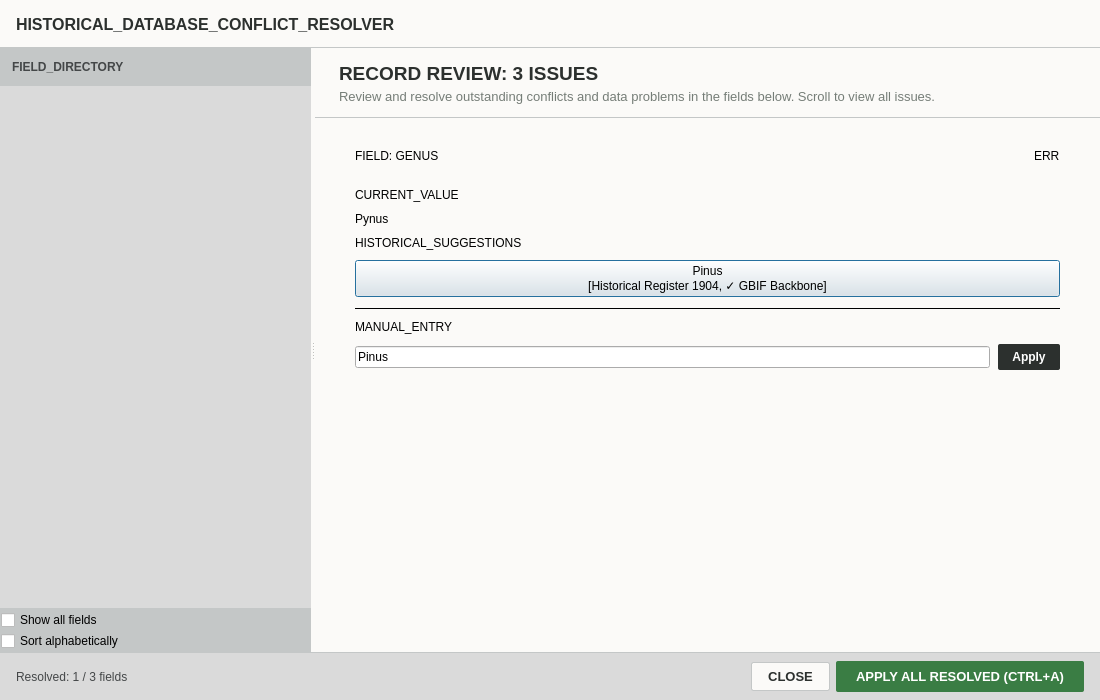
<?xml version="1.0" encoding="UTF-8"?>
<ui version="4.0">
 <class>HistoricalConflictResolver</class>
 <widget class="QDialog" name="HistoricalConflictResolver">
  <property name="geometry">
   <rect>
    <x>0</x>
    <y>0</y>
    <width>1100</width>
    <height>700</height>
   </rect>
  </property>
  <property name="minimumSize">
   <size>
    <width>840</width>
    <height>540</height>
   </size>
  </property>
  <property name="windowTitle">
   <string>Historical Database Conflict Resolver</string>
  </property>
  <property name="styleSheet">
   <string notr="true">QDialog#HistoricalConflictResolver {
    background-color: #fbfaf8;
}
QFrame#header_frame {
    background-color: #fbfaf8;
    border-bottom: 1px solid #c4c7c7;
}
QLabel#lbl_main_title {
    color: #2c302e;
    font-family: &quot;JetBrains Mono&quot;, &quot;Consolas&quot;, monospace;
    font-size: 12pt;
    font-weight: bold;
}
QFrame#sidebar_frame {
    background-color: #dadada;
    border-right: 1px solid #c4c7c7;
}
QFrame#dir_header_frame {
    background-color: #c4c7c7;
}
QLabel#lbl_dir_title {
    color: #444748;
    font-family: &quot;JetBrains Mono&quot;, &quot;Consolas&quot;, monospace;
    font-size: 9pt;
    font-weight: bold;
}
QListWidget#list_field_directory {
    background-color: #dadada;
    border: none;
    font-family: &quot;JetBrains Mono&quot;, &quot;Consolas&quot;, monospace;
    font-size: 9pt;
}
QListWidget#list_field_directory::item {
    background-color: #fbfaf8;
    border-bottom: 1px solid #c4c7c7;
    padding: 10px 12px;
    margin-bottom: 1px;
}
QListWidget#list_field_directory::item:selected {
    background-color: #e9ece5;
    color: #000000;
}
QFrame#sidebar_bottom_frame {
    background-color: #c4c7c7;
    border-top: 1px solid #c4c7c7;
}
QCheckBox.sidebar-chk {
    background-color: #fbfaf8;
    color: #2c302e;
    font-family: &quot;Segoe UI&quot;, &quot;Inter&quot;;
    font-size: 9pt;
    font-weight: bold;
    padding: 6px 10px;
    border-bottom: 1px solid #c4c7c7;
}
QFrame#context_header_frame {
    background-color: #fbfaf8;
    border-bottom: 1px solid #c4c7c7;
}
QLabel#lbl_issue_count {
    color: #2c302e;
    font-family: &quot;Segoe UI&quot;, &quot;Inter&quot;;
    font-size: 14pt;
    font-weight: bold;
}
QLabel#lbl_issue_subtitle {
    color: #757d77;
    font-family: &quot;Segoe UI&quot;, &quot;Inter&quot;;
    font-size: 9.5pt;
}
QScrollArea#scroll_cards_area {
    background-color: #fbfaf8;
    border: none;
}
QWidget#cards_container {
    background-color: #fbfaf8;
}
QFrame.conflict-card {
    background-color: #ffffff;
    border: 1px solid #c4c7c7;
    border-radius: 2px;
}
QFrame.card-title-bar-err {
    background-color: #c93a40;
}
QFrame.card-title-bar-ukn {
    background-color: #d9a036;
}
QFrame.card-title-bar-cfct {
    background-color: #4a7b9d;
}
QLabel.card-title-text {
    color: #ffffff;
    font-family: &quot;Segoe UI&quot;, &quot;Inter&quot;;
    font-size: 9.5pt;
    font-weight: bold;
}
QLabel.card-code-text {
    color: #ffffff;
    font-family: &quot;JetBrains Mono&quot;, monospace;
    font-size: 8.5pt;
    font-weight: bold;
}
QLabel.section-tag {
    color: #757d77;
    font-family: &quot;JetBrains Mono&quot;, &quot;Consolas&quot;, monospace;
    font-size: 8pt;
    font-weight: bold;
}
QFrame.value-display-box {
    background-color: #ffffff;
    border: 1px solid #c4c7c7;
    border-radius: 2px;
}
QLabel.value-text {
    font-family: &quot;JetBrains Mono&quot;, monospace;
    font-size: 9.5pt;
    color: #2c302e;
    padding: 6px 10px;
}
QPushButton.chip-btn {
    background-color: #fbfaf8;
    color: #2c302e;
    font-family: &quot;JetBrains Mono&quot;, monospace;
    font-size: 9pt;
    border: 1px solid #c4c7c7;
    border-radius: 2px;
    padding: 8px 12px;
    text-align: left;
}
QPushButton.chip-btn:hover {
    background-color: #e9ece5;
    border-color: #000000;
}
QLineEdit.manual-entry {
    background-color: #ffffff;
    color: #2c302e;
    font-family: &quot;JetBrains Mono&quot;, monospace;
    font-size: 9.5pt;
    border: 1px solid #c4c7c7;
    border-radius: 2px;
    padding: 6px 8px;
}
QPushButton#btn_apply_single {
    background-color: #2c302e;
    color: #ffffff;
    font-family: &quot;Segoe UI&quot;, &quot;Inter&quot;;
    font-size: 9pt;
    font-weight: bold;
    border: none;
    border-radius: 2px;
    padding: 6px 14px;
}
QPushButton#btn_apply_single:hover {
    background-color: #3d4240;
}
QFrame#footer_frame {
    background-color: #dadada;
    border-top: 1px solid #c4c7c7;
}
QLabel#lbl_stats {
    color: #444748;
    font-family: &quot;JetBrains Mono&quot;, monospace;
    font-size: 9pt;
}
QPushButton#btn_close {
    background-color: #fbfaf8;
    color: #2c302e;
    font-family: &quot;Segoe UI&quot;, &quot;Inter&quot;;
    font-size: 9.5pt;
    font-weight: bold;
    border: 1px solid #c4c7c7;
    border-radius: 2px;
    padding: 6px 16px;
}
QPushButton#btn_close:hover {
    background-color: #e9ece5;
}
QPushButton#btn_apply_all {
    background-color: #3a7d44;
    color: #ffffff;
    font-family: &quot;Segoe UI&quot;, &quot;Inter&quot;;
    font-size: 9.5pt;
    font-weight: bold;
    border: none;
    border-radius: 2px;
    padding: 8px 20px;
}
QPushButton#btn_apply_all:hover {
    background-color: #2d6236;
}</string>
  </property>
  <layout class="QVBoxLayout" name="root_vlayout">
   <property name="spacing">
    <number>0</number>
   </property>
   <property name="leftMargin">
    <number>0</number>
   </property>
   <property name="topMargin">
    <number>0</number>
   </property>
   <property name="rightMargin">
    <number>0</number>
   </property>
   <property name="bottomMargin">
    <number>0</number>
   </property>
   <item>
    <widget class="QFrame" name="header_frame">
     <property name="minimumSize">
      <size>
       <width>0</width>
       <height>48</height>
      </size>
     </property>
     <property name="maximumSize">
      <size>
       <width>16777215</width>
       <height>48</height>
      </size>
     </property>
     <property name="frameShape">
      <enum>QFrame::NoFrame</enum>
     </property>
     <layout class="QHBoxLayout" name="header_hlayout">
      <property name="leftMargin">
       <number>16</number>
      </property>
      <property name="topMargin">
       <number>8</number>
      </property>
      <property name="rightMargin">
       <number>16</number>
      </property>
      <property name="bottomMargin">
       <number>8</number>
      </property>
      <item>
       <widget class="QLabel" name="lbl_main_title">
        <property name="text">
         <string>HISTORICAL_DATABASE_CONFLICT_RESOLVER</string>
        </property>
       </widget>
      </item>
     </layout>
    </widget>
   </item>
   <item>
    <widget class="QSplitter" name="main_splitter">
     <property name="orientation">
      <enum>Qt::Horizontal</enum>
     </property>
     <property name="childrenCollapsible">
      <bool>false</bool>
     </property>
     <widget class="QFrame" name="sidebar_frame">
      <property name="minimumSize">
       <size>
        <width>260</width>
        <height>0</height>
       </size>
      </property>
      <property name="maximumSize">
       <size>
        <width>320</width>
        <height>16777215</height>
       </size>
      </property>
      <layout class="QVBoxLayout" name="sidebar_vlayout">
       <property name="spacing">
        <number>0</number>
       </property>
       <property name="leftMargin">
        <number>0</number>
       </property>
       <property name="topMargin">
        <number>0</number>
       </property>
       <property name="rightMargin">
        <number>0</number>
       </property>
       <property name="bottomMargin">
        <number>0</number>
       </property>
       <item>
        <widget class="QFrame" name="dir_header_frame">
         <property name="minimumSize">
          <size>
           <width>0</width>
           <height>38</height>
          </size>
         </property>
         <property name="maximumSize">
          <size>
           <width>16777215</width>
           <height>38</height>
          </size>
         </property>
         <layout class="QHBoxLayout" name="dir_header_layout">
          <property name="leftMargin">
           <number>12</number>
          </property>
          <property name="topMargin">
           <number>6</number>
          </property>
          <property name="rightMargin">
           <number>12</number>
          </property>
          <property name="bottomMargin">
           <number>6</number>
          </property>
          <item>
           <widget class="QLabel" name="lbl_dir_title">
            <property name="text">
             <string>FIELD_DIRECTORY</string>
            </property>
           </widget>
          </item>
         </layout>
        </widget>
       </item>
       <item>
        <widget class="QListWidget" name="list_field_directory"/>
       </item>
       <item>
        <widget class="QFrame" name="sidebar_bottom_frame">
         <layout class="QVBoxLayout" name="sidebar_bottom_layout">
          <property name="spacing">
           <number>1</number>
          </property>
          <property name="leftMargin">
           <number>1</number>
          </property>
          <property name="topMargin">
           <number>1</number>
          </property>
          <property name="rightMargin">
           <number>1</number>
          </property>
          <property name="bottomMargin">
           <number>1</number>
          </property>
          <item>
           <widget class="QCheckBox" name="chk_show_all">
            <property name="cursor">
             <cursorShape>PointingHandCursor</cursorShape>
            </property>
            <property name="text">
             <string>Show all fields</string>
            </property>
            <property name="class" stdset="0">
             <string>sidebar-chk</string>
            </property>
           </widget>
          </item>
          <item>
           <widget class="QCheckBox" name="chk_sort_alpha">
            <property name="cursor">
             <cursorShape>PointingHandCursor</cursorShape>
            </property>
            <property name="text">
             <string>Sort alphabetically</string>
            </property>
            <property name="class" stdset="0">
             <string>sidebar-chk</string>
            </property>
           </widget>
          </item>
         </layout>
        </widget>
       </item>
      </layout>
     </widget>
     <widget class="QWidget" name="right_area" native="true">
      <layout class="QVBoxLayout" name="right_vlayout">
       <property name="spacing">
        <number>0</number>
       </property>
       <property name="leftMargin">
        <number>0</number>
       </property>
       <property name="topMargin">
        <number>0</number>
       </property>
       <property name="rightMargin">
        <number>0</number>
       </property>
       <property name="bottomMargin">
        <number>0</number>
       </property>
       <item>
        <widget class="QFrame" name="context_header_frame">
         <layout class="QVBoxLayout" name="ctx_header_layout">
          <property name="spacing">
           <number>4</number>
          </property>
          <property name="leftMargin">
           <number>24</number>
          </property>
          <property name="topMargin">
           <number>14</number>
          </property>
          <property name="rightMargin">
           <number>24</number>
          </property>
          <property name="bottomMargin">
           <number>14</number>
          </property>
          <item>
           <widget class="QLabel" name="lbl_issue_count">
            <property name="text">
             <string>RECORD REVIEW: 3 ISSUES</string>
            </property>
           </widget>
          </item>
          <item>
           <widget class="QLabel" name="lbl_issue_subtitle">
            <property name="text">
             <string>Review and resolve outstanding conflicts and data problems in the fields below. Scroll to view all issues.</string>
            </property>
           </widget>
          </item>
         </layout>
        </widget>
       </item>
       <item>
        <widget class="QScrollArea" name="scroll_cards_area">
         <property name="widgetResizable">
          <bool>true</bool>
         </property>
         <widget class="QWidget" name="cards_container">
          <property name="geometry">
           <rect>
            <x>0</x>
            <y>0</y>
            <width>800</width>
            <height>600</height>
           </rect>
          </property>
          <layout class="QVBoxLayout" name="cards_vlayout">
           <property name="spacing">
            <number>20</number>
           </property>
           <property name="leftMargin">
            <number>24</number>
           </property>
           <property name="topMargin">
            <number>20</number>
           </property>
           <property name="rightMargin">
            <number>24</number>
           </property>
           <property name="bottomMargin">
            <number>20</number>
           </property>
           <item>
            <widget class="QFrame" name="sample_card_genus">
             <property name="class" stdset="0">
              <string>conflict-card</string>
             </property>
             <layout class="QVBoxLayout" name="card_genus_vlayout">
              <property name="spacing">
               <number>0</number>
              </property>
              <property name="leftMargin">
               <number>0</number>
              </property>
              <property name="topMargin">
               <number>0</number>
              </property>
              <property name="rightMargin">
               <number>0</number>
              </property>
              <property name="bottomMargin">
               <number>0</number>
              </property>
              <item>
               <widget class="QFrame" name="genus_header_bar">
                <property name="class" stdset="0">
                 <string>card-title-bar-err</string>
                </property>
                <layout class="QHBoxLayout" name="genus_header_hlayout">
                 <property name="leftMargin">
                  <number>16</number>
                 </property>
                 <property name="topMargin">
                  <number>8</number>
                 </property>
                 <property name="rightMargin">
                  <number>16</number>
                 </property>
                 <property name="bottomMargin">
                  <number>8</number>
                 </property>
                 <item>
                  <widget class="QLabel" name="lbl_genus_card_title">
                   <property name="text">
                    <string>FIELD: GENUS</string>
                   </property>
                   <property name="class" stdset="0">
                    <string>card-title-text</string>
                   </property>
                  </widget>
                 </item>
                 <item>
                  <spacer name="genus_header_spacer">
                   <property name="orientation">
                    <enum>Qt::Horizontal</enum>
                   </property>
                   <property name="sizeHint" stdset="0">
                    <size>
                     <width>40</width>
                     <height>20</height>
                    </size>
                   </property>
                  </spacer>
                 </item>
                 <item>
                  <widget class="QLabel" name="lbl_genus_code">
                   <property name="text">
                    <string>ERR</string>
                   </property>
                   <property name="class" stdset="0">
                    <string>card-code-text</string>
                   </property>
                  </widget>
                 </item>
                </layout>
               </widget>
              </item>
              <item>
               <widget class="QWidget" name="genus_content_body" native="true">
                <layout class="QVBoxLayout" name="genus_body_vlayout">
                 <property name="spacing">
                  <number>10</number>
                 </property>
                 <property name="leftMargin">
                  <number>16</number>
                 </property>
                 <property name="topMargin">
                  <number>14</number>
                 </property>
                 <property name="rightMargin">
                  <number>16</number>
                 </property>
                 <property name="bottomMargin">
                  <number>16</number>
                 </property>
                 <item>
                  <widget class="QLabel" name="tag_current_val">
                   <property name="text">
                    <string>CURRENT_VALUE</string>
                   </property>
                   <property name="class" stdset="0">
                    <string>section-tag</string>
                   </property>
                  </widget>
                 </item>
                 <item>
                  <widget class="QFrame" name="box_cur_val">
                   <property name="class" stdset="0">
                    <string>value-display-box</string>
                   </property>
                   <layout class="QHBoxLayout" name="box_cur_val_layout">
                    <property name="leftMargin">
                     <number>0</number>
                    </property>
                    <property name="topMargin">
                     <number>0</number>
                    </property>
                    <property name="rightMargin">
                     <number>0</number>
                    </property>
                    <property name="bottomMargin">
                     <number>0</number>
                    </property>
                    <item>
                     <widget class="QLabel" name="lbl_val_genus">
                      <property name="text">
                       <string>Pynus</string>
                      </property>
                      <property name="class" stdset="0">
                       <string>value-text</string>
                      </property>
                     </widget>
                    </item>
                   </layout>
                  </widget>
                 </item>
                 <item>
                  <widget class="QLabel" name="tag_historical_sug">
                   <property name="text">
                    <string>HISTORICAL_SUGGESTIONS</string>
                   </property>
                   <property name="class" stdset="0">
                    <string>section-tag</string>
                   </property>
                  </widget>
                 </item>
                 <item>
                  <widget class="QPushButton" name="btn_sug_genus_1">
                   <property name="cursor">
                    <cursorShape>PointingHandCursor</cursorShape>
                   </property>
                   <property name="text">
                    <string>Pinus
[Historical Register 1904, ✓ GBIF Backbone]</string>
                   </property>
                   <property name="class" stdset="0">
                    <string>chip-btn</string>
                   </property>
                  </widget>
                 </item>
                 <item>
                  <widget class="QFrame" name="genus_divider">
                   <property name="frameShape">
                    <enum>QFrame::HLine</enum>
                   </property>
                  </widget>
                 </item>
                 <item>
                  <widget class="QLabel" name="tag_manual_entry">
                   <property name="text">
                    <string>MANUAL_ENTRY</string>
                   </property>
                   <property name="class" stdset="0">
                    <string>section-tag</string>
                   </property>
                  </widget>
                 </item>
                 <item>
                  <widget class="QWidget" name="genus_manual_row" native="true">
                   <layout class="QHBoxLayout" name="genus_manual_hlayout">
                    <property name="spacing">
                     <number>8</number>
                    </property>
                    <property name="leftMargin">
                     <number>0</number>
                    </property>
                    <property name="topMargin">
                     <number>0</number>
                    </property>
                    <property name="rightMargin">
                     <number>0</number>
                    </property>
                    <property name="bottomMargin">
                     <number>0</number>
                    </property>
                    <item>
                     <widget class="QLineEdit" name="input_manual_genus">
                      <property name="text">
                       <string>Pinus</string>
                      </property>
                      <property name="class" stdset="0">
                       <string>manual-entry</string>
                      </property>
                     </widget>
                    </item>
                    <item>
                     <widget class="QPushButton" name="btn_apply_single">
                      <property name="cursor">
                       <cursorShape>PointingHandCursor</cursorShape>
                      </property>
                      <property name="text">
                       <string>Apply</string>
                      </property>
                     </widget>
                    </item>
                   </layout>
                  </widget>
                 </item>
                </layout>
               </widget>
              </item>
             </layout>
            </widget>
           </item>
           <item>
            <spacer name="cards_vspacer">
             <property name="orientation">
              <enum>Qt::Vertical</enum>
             </property>
             <property name="sizeHint" stdset="0">
              <size>
               <width>20</width>
               <height>40</height>
              </size>
             </property>
            </spacer>
           </item>
          </layout>
         </widget>
        </widget>
       </item>
      </layout>
     </widget>
    </widget>
   </item>
   <item>
    <widget class="QFrame" name="footer_frame">
     <property name="minimumSize">
      <size>
       <width>0</width>
       <height>48</height>
      </size>
     </property>
     <property name="maximumSize">
      <size>
       <width>16777215</width>
       <height>48</height>
      </size>
     </property>
     <property name="frameShape">
      <enum>QFrame::NoFrame</enum>
     </property>
     <layout class="QHBoxLayout" name="footer_hlayout">
      <property name="leftMargin">
       <number>16</number>
      </property>
      <property name="topMargin">
       <number>6</number>
      </property>
      <property name="rightMargin">
       <number>16</number>
      </property>
      <property name="bottomMargin">
       <number>6</number>
      </property>
      <item>
       <widget class="QLabel" name="lbl_stats">
        <property name="text">
         <string>Resolved: 1 / 3 fields</string>
        </property>
       </widget>
      </item>
      <item>
       <spacer name="footer_spacer">
        <property name="orientation">
         <enum>Qt::Horizontal</enum>
        </property>
        <property name="sizeHint" stdset="0">
         <size>
          <width>40</width>
          <height>20</height>
         </size>
        </property>
       </spacer>
      </item>
      <item>
       <widget class="QPushButton" name="btn_close">
        <property name="cursor">
         <cursorShape>PointingHandCursor</cursorShape>
        </property>
        <property name="text">
         <string>CLOSE</string>
        </property>
       </widget>
      </item>
      <item>
       <widget class="QPushButton" name="btn_apply_all">
        <property name="cursor">
         <cursorShape>PointingHandCursor</cursorShape>
        </property>
        <property name="text">
         <string>APPLY ALL RESOLVED (CTRL+A)</string>
        </property>
       </widget>
      </item>
     </layout>
    </widget>
   </item>
  </layout>
 </widget>
 <resources/>
 <connections/>
</ui>
